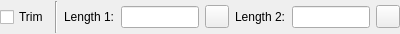
<?xml version="1.0" encoding="UTF-8"?>
<ui version="4.0">
 <class>LC_BevelOptionsWidget</class>
 <widget class="QWidget" name="LC_BevelOptionsWidget">
  <property name="geometry">
   <rect>
    <x>0</x>
    <y>0</y>
    <width>400</width>
    <height>34</height>
   </rect>
  </property>
  <property name="sizePolicy">
   <sizepolicy hsizetype="Maximum" vsizetype="Fixed">
    <horstretch>0</horstretch>
    <verstretch>0</verstretch>
   </sizepolicy>
  </property>
  <property name="minimumSize">
   <size>
    <width>341</width>
    <height>22</height>
   </size>
  </property>
  <property name="maximumSize">
   <size>
    <width>400</width>
    <height>32767</height>
   </size>
  </property>
  <property name="windowTitle">
   <string>Bevel Options</string>
  </property>
  <property name="toolTip">
   <string/>
  </property>
  <layout class="QHBoxLayout">
   <property name="leftMargin">
    <number>0</number>
   </property>
   <property name="topMargin">
    <number>1</number>
   </property>
   <property name="rightMargin">
    <number>0</number>
   </property>
   <property name="bottomMargin">
    <number>1</number>
   </property>
   <item>
    <widget class="QCheckBox" name="cbTrim">
     <property name="sizePolicy">
      <sizepolicy hsizetype="Preferred" vsizetype="Fixed">
       <horstretch>0</horstretch>
       <verstretch>0</verstretch>
      </sizepolicy>
     </property>
     <property name="toolTip">
      <string>Check to trim both entities to the bevel</string>
     </property>
     <property name="text">
      <string>Trim</string>
     </property>
    </widget>
   </item>
   <item>
    <widget class="Line" name="sep1_2">
     <property name="sizePolicy">
      <sizepolicy hsizetype="Fixed" vsizetype="Minimum">
       <horstretch>0</horstretch>
       <verstretch>0</verstretch>
      </sizepolicy>
     </property>
     <property name="frameShape">
      <enum>QFrame::Shape::VLine</enum>
     </property>
     <property name="frameShadow">
      <enum>QFrame::Shadow::Sunken</enum>
     </property>
    </widget>
   </item>
   <item>
    <widget class="QLabel" name="lLength1">
     <property name="text">
      <string>Length 1:</string>
     </property>
     <property name="wordWrap">
      <bool>false</bool>
     </property>
    </widget>
   </item>
   <item>
    <widget class="QLineEdit" name="leLength1">
     <property name="toolTip">
      <string>Length of bevel in X direction.</string>
     </property>
    </widget>
   </item>
   <item>
    <widget class="QToolButton" name="tbPickLength1">
     <property name="toolTip">
      <string>Pick first length form drawing</string>
     </property>
     <property name="text">
      <string/>
     </property>
     <property name="icon">
      <iconset resource="../../../../res/icons/icons.qrc">
       <normaloff>:/icons/interactive_pick_distance.lci</normaloff>:/icons/interactive_pick_distance.lci</iconset>
     </property>
    </widget>
   </item>
   <item>
    <widget class="QLabel" name="lLength2">
     <property name="text">
      <string>Length 2:</string>
     </property>
     <property name="wordWrap">
      <bool>false</bool>
     </property>
    </widget>
   </item>
   <item>
    <widget class="QLineEdit" name="leLength2">
     <property name="toolTip">
      <string>Length of bevel in Y direction. </string>
     </property>
    </widget>
   </item>
   <item>
    <widget class="QToolButton" name="tbPickLength2">
     <property name="toolTip">
      <string>Pick second length form drawing</string>
     </property>
     <property name="text">
      <string/>
     </property>
     <property name="icon">
      <iconset resource="../../../../res/icons/icons.qrc">
       <normaloff>:/icons/interactive_pick_distance.lci</normaloff>:/icons/interactive_pick_distance.lci</iconset>
     </property>
    </widget>
   </item>
  </layout>
 </widget>
 <layoutdefault spacing="6" margin="11"/>
 <resources>
  <include location="../../../../res/icons/icons.qrc"/>
 </resources>
 <connections/>
 <slots>
  <slot>updateData()</slot>
 </slots>
</ui>
